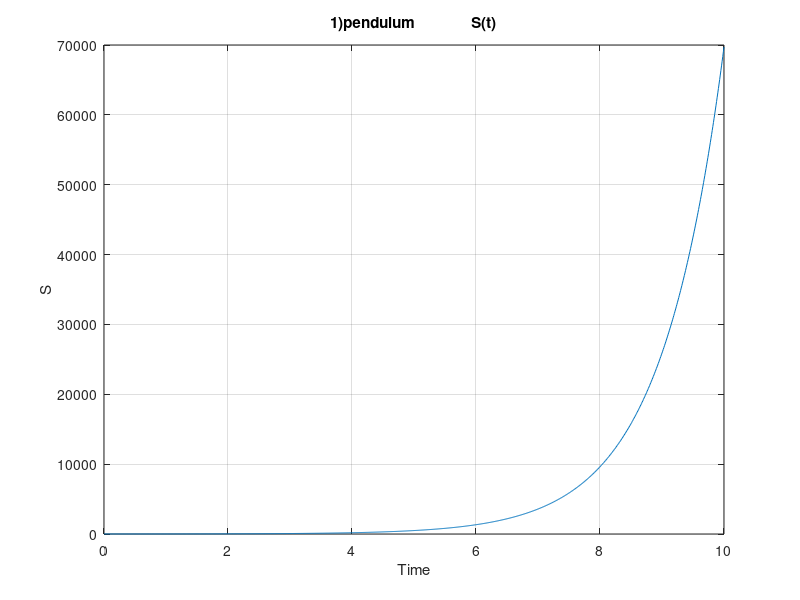
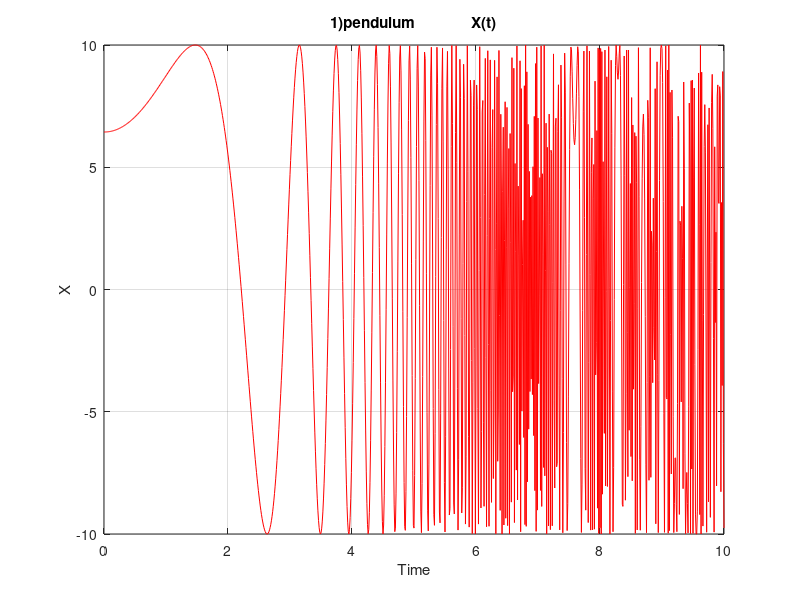
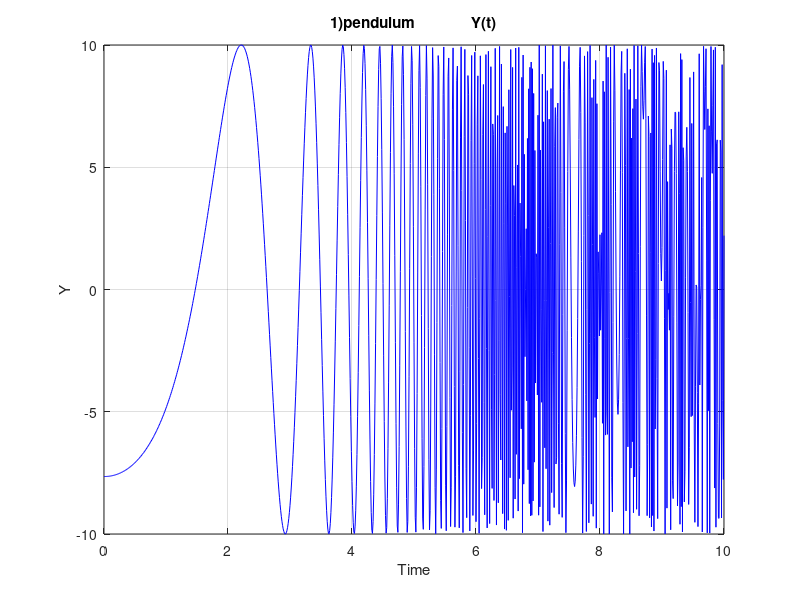
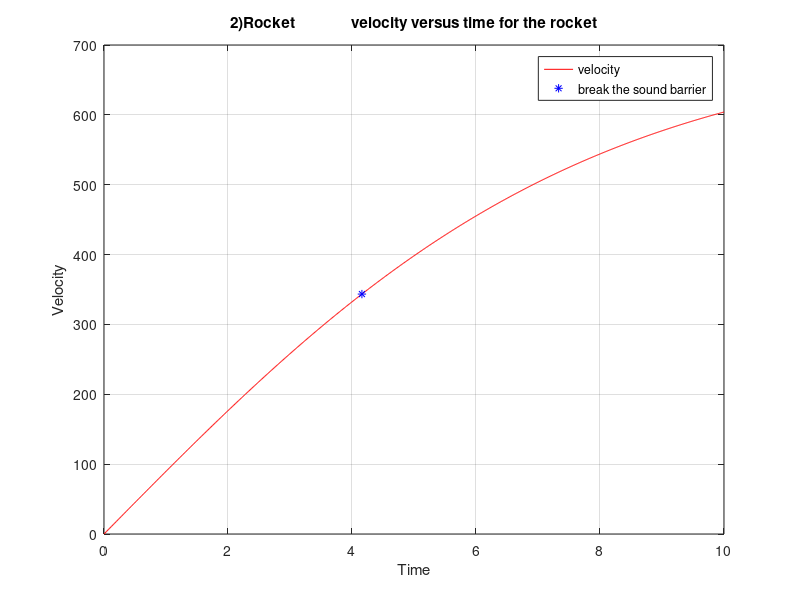

Source code (MATLAB) for these figures, in order:
tic
%1)Pendulum :
clc;clear;close all
L=10;
g=-9.8;
x=@(W) L*sin(W/L);
y=@(W) -L*cos(W/L);
h=.01;
w1=[7];
w2=[0];
X=[10*sin(0.7)];%initial value of x
Y=[-10*cos(0.7)];% initial value of y
t=[0];
for i=1:1000%Applying Runge_kutta 4th order system of eq .
        t=[t,i*h];
        k11=h*w2(i);
        k12=h*(-g*(w1(i)/L));
        k21=h*(w2(i)+k12/2);
        k22=h*(-g*(w1(i)+k11/2))/L;
        k31=h*(w2(i)+k22/2);
        k32=h*(-g*(w1(i)+k21/2))/L;
        k41=h*(w2(i)+k32);
        k42=h*(-g*(w1(i)+k31))/L;
        w1=[w1,w1(i)+(k11+2*k21+2*k31+k41)/6];% values of S(t) from t=0 to t=10 seconds
        w2=[w2,w2(i)+(k12+2*k22+2*k32+k42)/6];
        X=[X,x(w1(i))];
        Y=[Y,y(w1(i))];
end
%the position of the pendulum at t=10(s)
disp('pendulum : ')
fprintf('s(10) = ');disp(w1(1001))
fprintf('x(10) = ');disp(x(w1(1001)))
fprintf('y(10) = ');disp(y(w1(1001)));fprintf('\n\n\n')
figure
plot(t,w1)
xlabel('Time')
ylabel('S')
title('1)pendulum              S(t)')
grid on
figure
plot(t,X,'r')
xlabel('Time')
ylabel('X')
title('1)pendulum              X(t)')
grid on
figure
plot(t,Y,'b')
xlabel('Time')
ylabel('Y')
title('1)pendulum              Y(t)')
grid on
%2) Rocket:
disp('Rocket : ')
f=@(v)90.2-1.81125*(10^(-4))*v^(2);% my differential Eq
h=.01;
t=[0];
w=[0];%initial value of velocity
for i=1:1000 % Applying Runge_Kutta order four with h= 0.01
    t=[t,i*h];
    k1=h*f(w(i));
    k2=h*f(w(i)+k1/2);
    k3=h*f(w(i)+k2/2);
    k4=h*f(w(i)+k3);
    w=[w,w(i)+(k1+2*k2+2*k3+k4)/6];
end
w(1001);
fprintf('Final Velocity : ')
disp(w(1001))
B=min(t(find(w>343.2)));%Time which the rocket break the sound barrier
fprintf('Time which the rocket break the sound barrier : ')
disp(min(t(find(w>343.2))))
A=min(w(find(w>343.2)));
x=t;
y=w;
figure
plot(x,y,'r')
grid on
xlabel('Time')
ylabel('Velocity')
title('2)Rocket              velocity versus time for the rocket')
hold on
plot(B,A,'b*')
legend('velocity','break the sound barrier') 
toc
